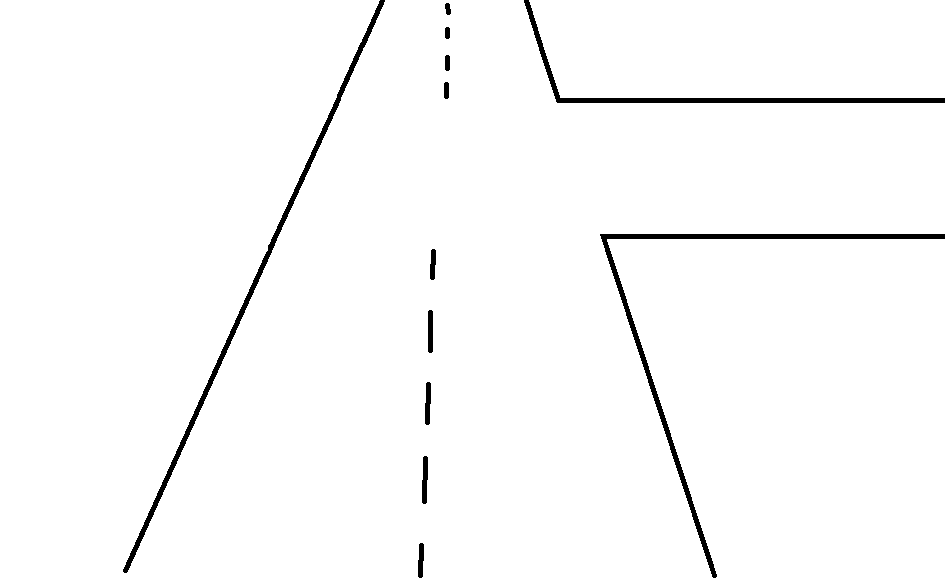
//> input picture test/testPics/3crossingtest1.png, 945 x 579 px
$ ./main   (built with g++ and OpenCV 4)
//> lines starting //> are read from the running program, lines starting //| are printed output that depends on the picture; after the words box and inside, x2 and y2 are one past the last pixel; in counts of white or black regions, pixels touching at a corner belong together
### lib/common.cc
#include "opencv2/opencv.hpp"

#include <cstdint>

#include <iostream>

#include <vector>
#include <cmath>
#include <algorithm>

#define CLAMP_MIN(val, lo)      ((val) < (lo)? (lo) : (val))
#define CLAMP_MAX(val, hi)      ((val) > (hi)? (hi) : (val))

#define CLAMP(val, lo, hi)      ((val) < (lo)? (lo) : ((val > (hi)? (hi) : (val))))

#define ARRAY_COUNT(array)      (sizeof (array) / sizeof (array[0]))

// [4 lines left out: function RSqrt, not called in this run]

struct v2
{
    float   x;
    float   y;
};

// [37 lines left out: functions Dot, LenSq, Len, DistSq, Dist, Norm, not called in this run]

// =================================================== KERNELS ====================================================== //

static const float kernel5_gaussian_blur[5][5] = {
    2.0f / 159.0f, 4.0f  / 159.0f, 5.0f  / 159.0f, 4.0f  / 159.0f, 2.0f / 159.0f,
    4.0f / 159.0f, 9.0f  / 159.0f, 12.0f / 159.0f, 9.0f  / 159.0f, 4.0f / 159.0f,
    5.0f / 159.0f, 12.0f / 159.0f, 15.0f / 159.0f, 12.0f / 159.0f, 5.0f / 159.0f,
    4.0f / 159.0f, 9.0f  / 159.0f, 12.0f / 159.0f, 9.0f  / 159.0f, 4.0f / 159.0f,
    2.0f / 159.0f, 4.0f  / 159.0f, 5.0f  / 159.0f, 4.0f  / 159.0f, 2.0f / 159.0f
};

static const float kernel5_box_blur[5][5] = {
    1.0f / 25.0f, 1.0f / 25.0f, 1.0f / 25.0f, 1.0f / 25.0f, 1.0f / 25.0f,
    1.0f / 25.0f, 1.0f / 25.0f, 1.0f / 25.0f, 1.0f / 25.0f, 1.0f / 25.0f,
    1.0f / 25.0f, 1.0f / 25.0f, 1.0f / 25.0f, 1.0f / 25.0f, 1.0f / 25.0f,
    1.0f / 25.0f, 1.0f / 25.0f, 1.0f / 25.0f, 1.0f / 25.0f, 1.0f / 25.0f,
    1.0f / 25.0f, 1.0f / 25.0f, 1.0f / 25.0f, 1.0f / 25.0f, 1.0f / 25.0f
};

static const float kernel5_canny[5][5] = {
     -1, -1, -1, -1, -1,
     -1, -1, -1, -1, -1,
     -1, -1, 24, -1, -1,
     -1, -1, -1, -1, -1,
     -1, -1, -1, -1, -1
};

static const float kernel3_canny[3][3] = {
    -1, -1, -1,
    -1,  8, -1,
    -1, -1, -1
};

// ===================================== IMAGE PROCESSING ON C-TYPES ================================================= //
// NOTE(anton): Warning! these function assumes that dst has enough memory!

typedef unsigned char Pixel[3];

// [56 lines left out: functions GrayscaleFromRgb, GrayscaleApplyKernel, GrayscaleApplyKernel, not called in this run]

// ==================================================================================================================== //

struct Rgb
{
    int     width;
    int     height;
    Pixel   *pixels;
};

struct Grayscale
{
    int             width;
    int             height;
    unsigned char   *pixels;
};

// [49 lines left out: functions GrayscaleCreate, GrayscaleResize, GrayscaleFromRgb, GrayscaleApplyKernel, GrayscaleApplyKernel, not called in this run]

// ============================================ LINE GRID ============================================== //

typedef int TileType;
enum
{
    TILE_NONE,
    TILE_EDGE,
    TILE_ROAD,
    TILE_ROAD_EDGE,
    TILE_CENTER,
    TILE_LANE_CENTER
};

struct Tilemap
{
    int32_t     width;
    int32_t     height;
    int32_t     cell_size;
    uint8_t     *tiles;
};

static int TilemapGet(const Tilemap *map, int x, int y)
{
    return map->tiles[y * map->width + x];
}

static void TilemapSet(Tilemap *map, int x, int y, int tile)
{
    map->tiles[y * map->width + x] = tile;
}

static void TilemapClear(Tilemap *map)
{
    memset(map->tiles, 0, (map->width * map->height) * sizeof *map->tiles);
}

static void TilemapResize(Tilemap *map, int image_width, int image_height, int cell_size)
{
    map->cell_size  = cell_size;
    map->width      = image_width  / map->cell_size;
    map->height     = image_height / map->cell_size;
    map->tiles      = (decltype(map->tiles))realloc(map->tiles, map->width * map->height * sizeof *map->tiles);
}

static void TilemapFillEdges(Tilemap *map, const unsigned char *data, int width, int height, int marker = TILE_EDGE)
{
    float inv_cell_size = 1.0f / map->cell_size;

    for (int y = 0; y < height; ++y) {
        for (int x = 0; x < width; ++x) {
            if (data[y * width + x]) {
                int tx = CLAMP(x * inv_cell_size, 0, map->width - 1);
                int ty = CLAMP(y * inv_cell_size, 0, map->height - 1);

                map->tiles[ty * map->width + tx] = marker;
            }
        }
    }
}

static void TilemapFloodFill(Tilemap* dst, const Tilemap *map, int start_x, int start_y, int marker = TILE_ROAD)
{
    struct Point { int x, y; };

    static Point *point_stack   = NULL;

    point_stack = (Point *)realloc(point_stack, map->width * map->height * sizeof (Point));

    int point_count = 0;

    point_stack[point_count++] = { start_x, start_y };

    int start_tile = map->tiles[start_y * map->width + start_x];

    while (point_count) {
        Point current = point_stack[--point_count];

        dst->tiles[current.y * map->width + current.x] = marker;

        const Point ns[4] = {
            current.x,     current.y - 1,
            current.x,     current.y + 1,
            current.x - 1, current.y,
            current.x + 1, current.y
        };

        for (int i = 0; i < ARRAY_COUNT(ns); ++i) {
            Point n = ns[i];

            if (n.x < 0 || n.x >= map->width)  continue;
            if (n.y < 0 || n.y >= map->height) continue;
            if (dst->tiles[n.y * map->width + n.x] == marker)     continue;
            if (start_tile != map->tiles[n.y * map->width + n.x]) continue;

            point_stack[point_count++] = n;
        }
    }
}

// [124 lines left out: functions TilemapFloodFillRoad, TilemapDialate, TilemapErode, TilemapDrawLine, not called in this run]

typedef int RoadState;
enum
{
    ROAD_NONE       = (0),
    ROAD_UP         = (1 << 0),
    ROAD_LEFT       = (1 << 1),
    ROAD_RIGHT      = (1 << 2),
    ROAD_TWO_LANES  = (1 << 3),
};

static int TilemapGetRoadHeight(const Tilemap *map)
{
    for (int y = 0; y < map->height; ++y) {
        for (int x = 0; x < map->width; ++x) {
            if (TilemapGet(map, x, y) == TILE_ROAD)
                return y;
        }
    }

    return 0;
}

static float TilemapGetRoadPosition(const Tilemap *map, RoadState state)
{
    float   center     = 0.5f * map->width;
    int     road_left  = 0;
    int     road_right = map->width - 1;

    while (road_left < map->height && TilemapGet(map, road_left, map->height - 1) != TILE_ROAD) {
        road_left++;
    }

    while (road_right >= 0 && TilemapGet(map, road_right, map->height - 1) != TILE_ROAD) {
        road_right--;
    }

    float road_center = 0.5f * (road_right + road_left);
    float road_position = (center - road_center) / (0.5f * (road_right - road_left));

    return road_position;

    // @TODO: handle two lanes by returning the center of the current lane!
#if 0
    if (state & ROAD_TWO_LANES) {
        //
    } else {
    }
#endif
}

// draw the center of the road into the 'dst' tilemap.
// returns a float between 0.0f - 1.0f, that reprecents the precentage of the center that was not part of the road.
static float TilemapDrawRoadCenter(Tilemap *dst, const Tilemap *map, int center_width = 0)
{
    int tiles_total = 0;
    int tiles_edge  = 0;

    int height = TilemapGetRoadHeight(map);

    for (int y = height; y < map->height; ++y) {
        int left  = 0.5f * map->width;
        int right = 0.5f * map->width;

        for (int x = 0; x < map->width; ++x) {
            if (TilemapGet(map, x, y) == TILE_ROAD) {
                if (x < left)  left  = x;
                if (x > right) right = x;
            }
        }

        int center       = 0.5f * (left  + right);
        int left_center  = 0.5f * (left  + center);
        int right_center = 0.5f * (right + center);

        TilemapSet(dst, left_center,  y, TILE_LANE_CENTER);
        TilemapSet(dst, right_center, y, TILE_LANE_CENTER);

        int start = center - center_width;
        int end   = center + center_width;

        for (int i = start; i <= end; ++i) {
            tiles_total++;

            if (TilemapGet(map, i, y) == TILE_EDGE)
                tiles_edge++;

            TilemapSet(dst, i, y, TILE_CENTER);
        }
    }

    return tiles_total? (float)tiles_edge / (float)tiles_total : 0.0f;
}

static bool TilemapIsRoadHorizontalAt(const Tilemap *map, int x)
{
    int prev_tile   = TILE_NONE;

    for (int y = 0; y < map->height; ++y) {
        int tile = TilemapGet(map, x, y);

        if (prev_tile == TILE_ROAD && tile != TILE_ROAD)
            return true;

        prev_tile = tile;
    }

    return false;
}

static bool TilemapIsRoadVerticalAt(const Tilemap *map, int y)
{
    bool edge_left  = false;
    bool edge_right = false;

    for (int x = 1; x < map->width - 1; ++x) {
        if (TilemapGet(map, x, y) == TILE_ROAD && TilemapGet(map, x - 1, y) != TILE_ROAD) {
            edge_left  = true;
        }

        if (TilemapGet(map, x, y) == TILE_ROAD && TilemapGet(map, x + 1, y) != TILE_ROAD) {
            edge_right = true;
        }
    }

    return edge_left && edge_right;
}

static RoadState TilemapGetRoadState(const Tilemap *map)
{
    RoadState result = 0;

    int sx  = 1;
    int sy  = TilemapGetRoadHeight(map);
    int ex  = map->width  - 2;

    if (TilemapIsRoadHorizontalAt(map, sx)) result |= ROAD_LEFT;
    if (TilemapIsRoadHorizontalAt(map, ex)) result |= ROAD_RIGHT;
    if (TilemapIsRoadVerticalAt(map, sy))   result |= ROAD_UP;

    return result;
}

### test/grid line test/main.cc
#include "../../lib/common.cc"
#include "../../lib/matToLines.cc"

#include <time.h>

#if 1

int main(void)
{
    cv::Mat capture = cv::imread("../testPics/3crossingtest1.png");
//> capture is the input picture: 579 rows x 945 cols, CV_8UC3; 98.1% white; 12 black regions, largest, box (x1, y1, x2, y2) and area: (600, 234, 945, 578) 3502, (123, 0, 385, 573) 3146, (524, 0, 945, 103) 2463

#if 1
    cv::pyrDown(capture, capture, { capture.cols / 2, capture.rows / 2 });
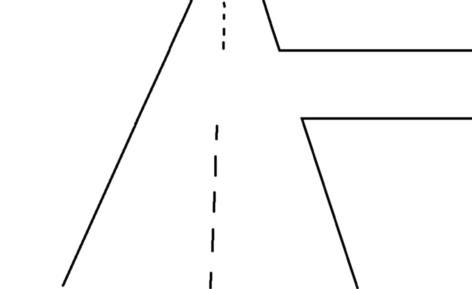
//> capture: 289 rows x 472 cols, CV_8UC3; min 0, max 255, mean 250.2
    //cv::pyrDown(capture, capture, { capture.cols / 2, capture.rows / 2 });
    //cv::pyrDown(capture, capture, { capture.cols / 2, capture.rows / 2 });
#endif

    cv::imshow("normal", capture);

    Tilemap map = {0};

    {
        cv::cvtColor(capture, capture, cv::COLOR_BGR2GRAY);
//> capture: 289 rows x 472 cols, CV_8UC1
        cv::imshow("gray", capture);

        cv::GaussianBlur(capture, capture, { 5, 5 }, 0);
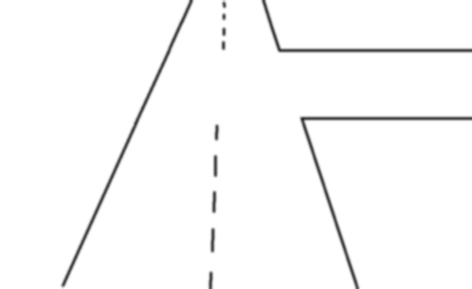
//> capture: 289 rows x 472 cols, CV_8UC1; min 42, max 255, mean 250.2
        cv::imshow("blur", capture);

        cv::Canny(capture, capture, 50, 150);
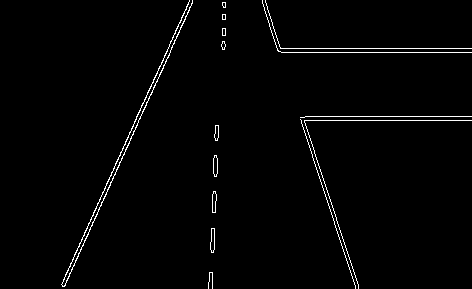
//> capture: 289 rows x 472 cols, CV_8UC1; 1.6% white in thin lines or dots, all inside (x1, y1, x2, y2) = (61, 0, 472, 289)
        cv::imshow("edge", capture);
    }

    //MatToEdge(capture, capture);

    TilemapResize(&map, capture.cols, capture.rows, 8);

    TilemapClear(&map);

    printf("%d %d\n", map.width, map.height);
//| 59 36

    TilemapFillEdges(&map, capture.ptr(), capture.cols, capture.rows);
//> in TilemapFillEdges, `float inv_cell_size = 1.0f / map->cell_size;`: inv_cell_size = 0.125

    TilemapFloodFill(&map, &map, map.width / 2, map.height - 1, TILE_ROAD);
//> in TilemapFloodFill, `point_stack[point_count++] = { start_x, start_y };`: point_count = 1
//> in TilemapFloodFill, `int start_tile = map->tiles[start_y * map->width + start_x];`: start_tile = 0
//> the loop in TilemapFloodFill, `while (point_count)` made 1646 passes
//> point_count on passes 1 to 3: 3, 4, 5

    RoadState state = TilemapGetRoadState(&map);
//> the loop in TilemapGetRoadHeight, `for (int y = 0; y < map->height; ++y)` made 1 pass
//> in TilemapGetRoadState, `int ex  = map->width  - 2;`: ex = 57
//> the loop in TilemapIsRoadHorizontalAt, `for (int y = 0; y < map->height; ++y)` made 36 passes
//> the loop in TilemapIsRoadHorizontalAt (call 2), `for (int y = 0; y < map->height; ++y)` made 15 passes
//> (tile, prev_tile) on passes 1 to 12: (0, 0), (0, 0), (0, 0), (0, 0), (0, 0), (0, 0), (1, 1), (2, 2), (2, 2), (2, 2), (2, 2), (2, 2)
//> tile on pass 15: 1
//> the loop in TilemapIsRoadVerticalAt, `for (int x = 1; x < map->width - 1; ++x)` made 57 passes
//> state = 5

    float per = TilemapDrawRoadCenter(&map, &map);
//> the loop in TilemapGetRoadHeight (call 2), `for (int y = 0; y < map->height; ++y)` made 1 pass
//> in TilemapDrawRoadCenter, `int height = TilemapGetRoadHeight(map);`: height = 0
//> the loop in TilemapDrawRoadCenter, `for (int y = height; y < map->height; ++y)` made 36 passes
//> (left, right, center, left_center, right_center, start, end, tiles_edge) on passes 1 to 12: (25, 31, 28, 26, 29, 28, 28, 1), (24, 32, 28, 26, 30, 28, 28, 2), (24, 32, 28, 26, 30, 28, 28, 3), (23, 32, 27, 25, 29, 27, 27, 4), (23, 32, 27, 25, 29, 27, 27, 5), (22, 33, 27, 24, 30, 27, 27, 6), (22, 33, 27, 24, 30, 27, 27, 7), (22, 58, 40, 31, 49, 40, 40, 7), (21, 58, 39, 30, 48, 39, 39, 7), (21, 58, 39, 30, 48, 39, 39, 7), (20, 58, 39, 29, 48, 39, 39, 7), (20, 58, 39, 29, 48, 39, 39, 7)
//> after the loop in TilemapDrawRoadCenter, `for (int y = height; y < map->height; ++y)`: tiles_total = 36; tiles_edge = 23
//> per = 0.639

    printf("center edge per: %f\n", per);
//| center edge per: 0.638889

    if (per > 0.2f)
        state |= ROAD_TWO_LANES;
//> state = 13

    float pos = TilemapGetRoadPosition(&map, state);
//> in TilemapGetRoadPosition, `float   center     = 0.5f * map->width;`: center = 29.5
//> in TilemapGetRoadPosition, `int     road_right = map->width - 1;`: road_right = 58
//> the loop in TilemapGetRoadPosition, `while (road_left < map->height && TilemapGet(map, road_left, map->heig..` made 9 passes
//> after the loop in TilemapGetRoadPosition, `while (road_left < map->height && TilemapGet(map, road_left, map->heig..`: road_left = 9
//> the loop in TilemapGetRoadPosition, `while (road_right >= 0 && TilemapGet(map, road_right, map->height - 1)..` made 15 passes
//> road_right on pass 1: 57

    printf("position: %.2f\n", pos);
//| position: 0.21

    if (state & ROAD_UP)        puts("found up");
    if (state & ROAD_LEFT)      puts("found left");
    if (state & ROAD_RIGHT)     puts("found right");
    if (state & ROAD_TWO_LANES) puts("found two lanes");

    {
        cv::Mat tilemap = cv::Mat::zeros(map.height, map.width, CV_8UC3);
//> tilemap: 36 rows x 59 cols, CV_8UC3; every value is 0

        for (int y = 0; y < map.height; ++y) {
            for (int x = 0; x < map.width; ++x) {
                int         tile    = TilemapGet(&map, x, y);
                cv::Vec3b&  pixel   = tilemap.at<cv::Vec3b>(y, x);

                switch (tile) {
                    case TILE_EDGE:         pixel = { 255, 0, 0 };      break;
                    case TILE_ROAD:         pixel = { 0, 255, 0 };      break;
                    case TILE_CENTER:       pixel = { 0, 100, 255 };    break;
                    case TILE_LANE_CENTER:  pixel = { 150, 100, 50 };   break;
                }
            }
        }
//> this loop made 36 passes

        cv::namedWindow("tilemap", cv::WINDOW_NORMAL);
        cv::resizeWindow("tilemap", map.width * map.cell_size, map.height * map.cell_size);
        cv::imshow("tilemap", tilemap);
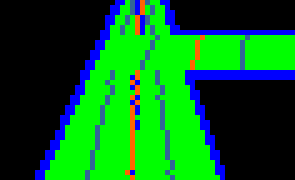
//> window 'tilemap': 36 rows x 59 cols, CV_8UC3 (shown 5 times larger); mean B, G, R 29, 101, 6
    }

    cv::waitKey(0);
}

#else

int main(void)
{
    cv::VideoCapture cap("../testPics/test_video1.mp4");
    //cv::VideoCapture cap(0);

    cap.set(cv::CAP_PROP_FRAME_WIDTH,  320 * 2);
    cap.set(cv::CAP_PROP_FRAME_HEIGHT, 240 * 2);

    Tilemap map;

    cv::namedWindow("capture", cv::WINDOW_NORMAL);
    cv::namedWindow("tilemap", cv::WINDOW_NORMAL);

    cv::Mat capture;

    int dialate_count = 0;

    while (true) {
        int key = cv::waitKey(16);

        if (key == 27) break;
        if (key == '1') dialate_count--;
        if (key == '2') dialate_count++;

        dialate_count = CLAMP(dialate_count, 0, 10);

        system("cls");

        cap >> capture;

        if (1) {
            cv::pyrDown(capture, capture, { capture.cols / 2, capture.rows / 2 });

            clock_t start = clock();

            cv::flip(capture, capture, 0);
            cv::flip(capture, capture, 1);

            clock_t end = clock();

            printf("flip ms: %d\n", (int)(end - start));
        }

        {
            clock_t start = clock();

            MatToEdge(capture);

            clock_t end = clock();

            printf("MatToLines ms: %d\n", (int)(end - start));
        }

        TilemapResize(&map, capture.cols, capture.rows, 16);
        TilemapClear(&map);

        printf("%d %d\n", map.width, map.height);

        {
            clock_t start = clock();

            TilemapFillEdges(&map, capture.ptr(), capture.cols, capture.rows);

            for (int i = 0; i < dialate_count; ++i) {
                TilemapDialate(&map);
            }

            clock_t end = clock();

            printf("TilemapFill ms: %d\n", (int)(end - start));
        }

        {
            clock_t start = clock();
            TilemapFloodFill(&map, &map, map.width / 2, map.height - 1, TILE_ROAD);
            clock_t end = clock();

            printf("FloodFill ms: %d\n", (int)(end - start));
        }

        TilemapDrawRoadCenter(&map, &map, 0);

        RoadState state = TilemapGetRoadState(&map);
        float     pos   = TilemapGetRoadPosition(&map, state);

        printf("position: %.2f\n", pos);

        if (state & ROAD_UP)    puts("found up");
        if (state & ROAD_LEFT)  puts("found left");
        if (state & ROAD_RIGHT) puts("found right");

        {
            cv::Mat tilemap = cv::Mat::zeros(map.height, map.width, CV_8UC3);

            clock_t start = clock();

            for (int y = 0; y < map.height; ++y) {
                for (int x = 0; x < map.width; ++x) {
                    int         tile    = TilemapGet(&map, x, y);
                    cv::Vec3b&  pixel   = tilemap.at<cv::Vec3b>(y, x);

                    switch (tile) {
                        case TILE_EDGE:
                            pixel = { 255, 0, 0 };
                            break;
                        case TILE_ROAD:
                            pixel = { 0, 255, 0 };
                            break;
                        case TILE_CENTER:
                            pixel = { 0, 100, 255 };
                            break;
                        case TILE_LANE_CENTER:
                            pixel = { 150, 70, 50 };
                            break;

                    }
                }
            }

            clock_t end = clock();

            printf("AsciiMap ms: %d\n", (int)(end - start));

            cv::resizeWindow("tilemap", map.width * map.cell_size, map.height * map.cell_size);
            cv::imshow("tilemap", tilemap);
        }

        cv::resizeWindow("capture", capture.cols, capture.rows);
        cv::imshow("capture", capture);
    }

    cv::waitKey(0);
}
#endif
